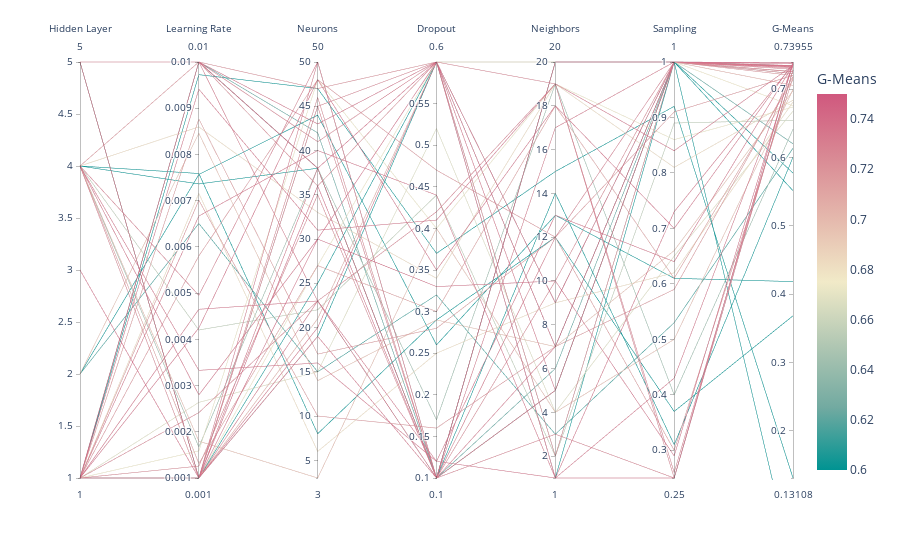

The cell this chart's notebook holds for it:
### Code cell
import plotly.express as px
# df = px.data.iris()
test = hyperparam[(hyperparam['G-Means'] != 0) & (hyperparam['Dataset'] == 'KC1')]
fig = px.parallel_coordinates(test, color="G-Means",
                             color_continuous_scale=px.colors.diverging.Tealrose,
                             color_continuous_midpoint=0.7, range_color = [0.6,0.75])
fig.show()
